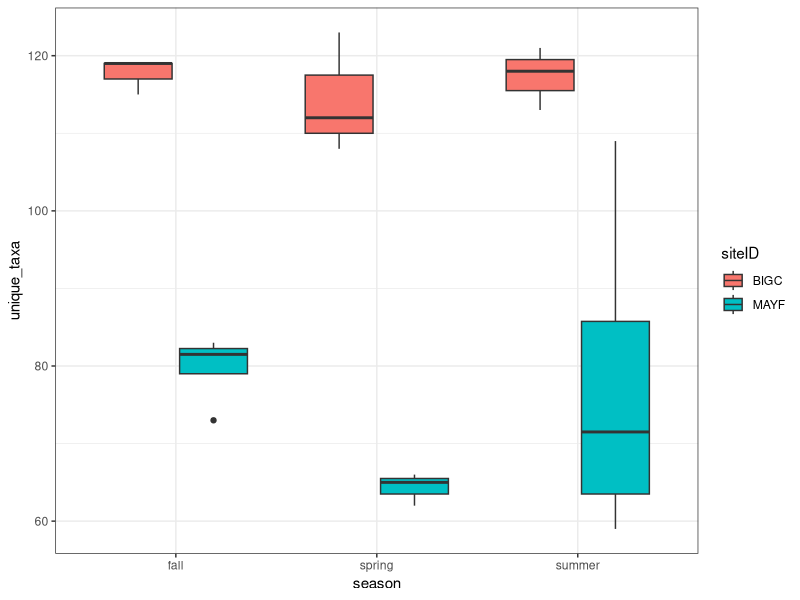

Write R code to recreate this figure.
## ---- chunk 1
library(tidyverse)
library(here)
## ---- chunk 2
macro_raw <- read_csv(here("data", "raw", "inv_taxonomyProcessed.csv")) 
str(macro_raw)
names(macro_raw)
## ---- chunk 3
macro <- macro_raw %>% 
  select(acceptedTaxonID, collectDate, siteID)
## ---- chunk 4
 macro_by_month <- macro %>% 
  mutate(month = month(collectDate),
         year = year(collectDate)) %>%
  distinct(acceptedTaxonID, .keep_all = TRUE) %>% 
  group_by(siteID, year, month) %>% 
summarize(macro_by_month = unique(n()))

print(macro_by_month)

## ---- chunk 5
macro_by_month <- macro %>%
  mutate(month = month(collectDate),
         year = year(collectDate),
         siteID = factor(siteID),
         season = factor(ifelse(month %in% c(3,4,5), "spring",
                         ifelse(month %in% c(6,7,8), "summer",
                                ifelse(month %in% c(9,10,11), "fall", "winter"))))) %>%
  group_by(siteID, season, year, month) %>%
  summarize(unique_taxa = n_distinct(acceptedTaxonID))
print(macro_by_month)

 
## ---- chunk 6
#macro_by_month_MAYF <- macro_by_month %>%
#filter(siteID == "MAYF")

unique_taxa_aov <- aov(unique_taxa ~ season * siteID, data = macro_by_month)

summary(unique_taxa_aov)

# Additive Model
unique_taxa_aov2 <- aov(unique_taxa ~ season + siteID, data = macro_by_month)

summary(unique_taxa_aov2)

## ---- chunk 7

ggplot(macro_by_month,
       aes(x = season,
           y = unique_taxa,
           fill = siteID)) +
  geom_boxplot() +
  theme_bw()

